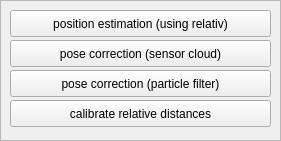
  <widget class="QFrame" name="frame_4">
   <property name="geometry">
    <rect>
     <x>10</x>
     <y>370</y>
     <width>281</width>
     <height>141</height>
    </rect>
   </property>
   <property name="frameShape">
    <enum>QFrame::StyledPanel</enum>
   </property>
   <property name="frameShadow">
    <enum>QFrame::Raised</enum>
   </property>
   <widget class="QPushButton" name="position_estimation_relativ_sensor_distances">
    <property name="geometry">
     <rect>
      <x>10</x>
      <y>10</y>
      <width>261</width>
      <height>27</height>
     </rect>
    </property>
    <property name="text">
     <string>position estimation (using relativ)</string>
    </property>
   </widget>
   <widget class="QPushButton" name="calibrate_relative_distances">
    <property name="geometry">
     <rect>
      <x>10</x>
      <y>100</y>
      <width>261</width>
      <height>27</height>
     </rect>
    </property>
    <property name="text">
     <string>calibrate relative distances</string>
    </property>
   </widget>
   <widget class="QPushButton" name="pose_correction_particle_filter">
    <property name="geometry">
     <rect>
      <x>10</x>
      <y>70</y>
      <width>261</width>
      <height>27</height>
     </rect>
    </property>
    <property name="text">
     <string>pose correction (particle filter)</string>
    </property>
   </widget>
   <widget class="QPushButton" name="pose_correction_sensor_cloud">
    <property name="geometry">
     <rect>
      <x>10</x>
      <y>40</y>
      <width>261</width>
      <height>27</height>
     </rect>
    </property>
    <property name="text">
     <string>pose correction (sensor cloud)</string>
    </property>
   </widget>
  </widget>
